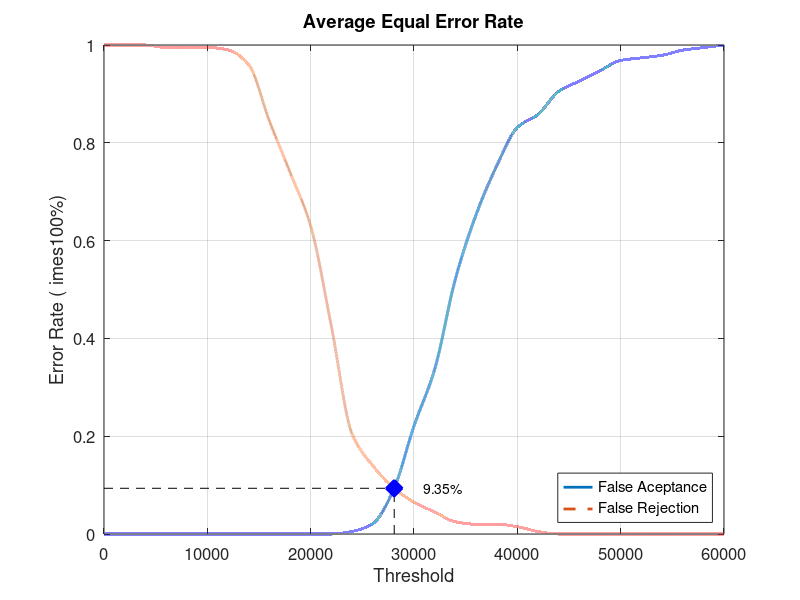
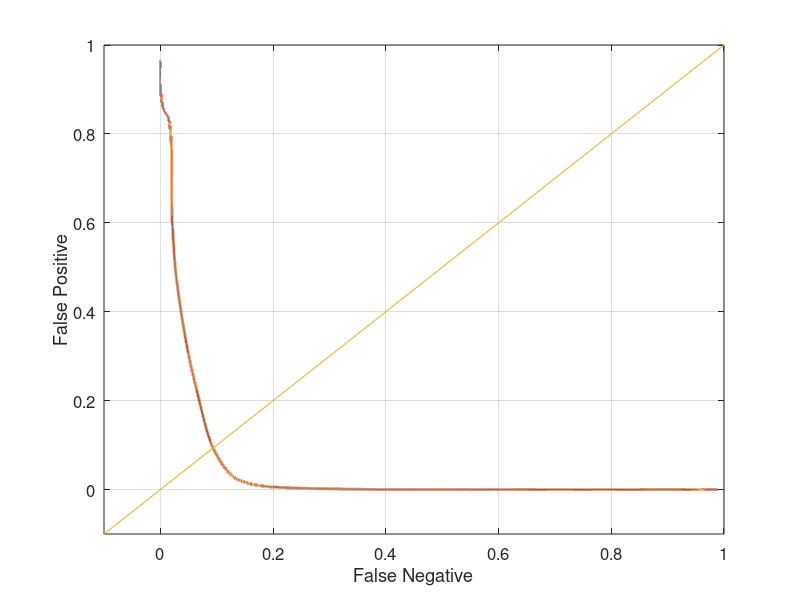

Here is the MATLAB script that generated these plots, in order:
close all;
clear;
clc;
x = 0:2000:60000;
xq = 0:0.5:60000;

y0 = [0 0 0 0 0 0 0 0 0 0 0 0 0.00526316 0.0210526 0.0894737 0.221053 0.336842 0.521053 0.652632 0.752632 0.831579 0.857895 0.905263 0.926316 0.947368 0.968421 0.973684 0.978947 0.989474 0.994737 1]
yy0 = interp1(x, y0, xq, 'pchip');
y1 = [1 1 1 0.995 0.995 0.995 0.99 0.96 0.845 0.74 0.63 0.425 0.205 0.14 0.095 0.065 0.045 0.025 0.02 0.02 0.015 0.005 0 0 0 0 0 0 0 0 0]
yy1 = interp1(x, y1, xq, 'pchip');

% Calculating EER: 
y2 = abs(y0 - y1);
find(y2 == min(y2))
yy2 = abs(yy0 - yy1);
xEER = find(yy2 == min(yy2));
xEERIndex = xq(xEER) % X-axis EER
yEER = yy0(xEER) % Y-axis EER

main = figure
plot(xq, yy0,'-','LineWidth', 2);	hold on
plot(xq, yy1,'--','LineWidth', 2);	hold on
plot([xEERIndex xEERIndex], [0 yEER], 'k--');	hold on
plot([0 xEERIndex], [yEER yEER], 'k--');	hold on
plot(xEERIndex, yEER, 'bx', 'LineWidth', 10);	hold on
text(xEERIndex + 10 * xEERIndex / 100, yEER, [num2str(round((10000 * yEER)) / 100) '%'])
legend('False Aceptance', 'False Rejection', 'Location', 'SouthEast')
xlabel('Threshold')
ylabel('Error Rate (	imes100%)')
title('Average Equal Error Rate')
set(gca, 'FontSize', 12)
axis([0 60000 0 1])
grid on

print(main, 'Database4_4Main', '-dpng');
FNRxFPR = figure('Color', [1 1 1]);
plot(yy1, yy0, '-', yy1, yy0, 'LineWidth', 2);
hold on
y = -0.1:0.1:1
plot(y, y); 
set(gca, 'FontSize', 12)
xlabel('False Negative')
ylabel('False Positive')
axis([-0.1 1 -0.1 1])
set(gca, 'FontSize', 12)
grid on

print(FNRxFPR, 'Database4_4FNRxFPR','-dpng');
